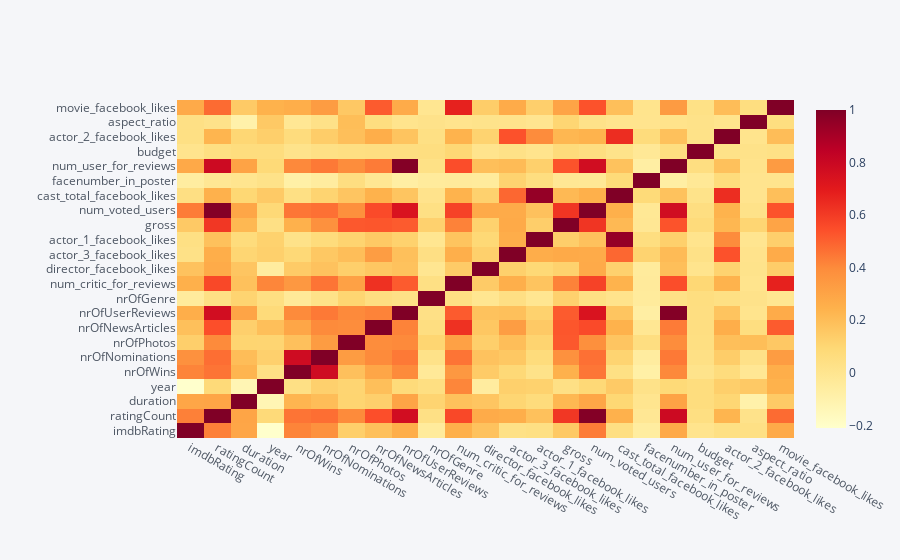

This figure's notebook cell:
### Code cell
%matplotlib inline
from plotly import __version__
from plotly.offline import download_plotlyjs, init_notebook_mode, plot, iplot
#print(__version__)
import cufflinks as cf
init_notebook_mode(connected=True)
cf.go_offline()
df1=result_df.corr()
df1.iplot(kind='heatmap',colorscale='YlOrRd')

### Figure 1 — Plotly figure (JSON) as saved in the notebook; plotly's stock layout.template omitted (floating-point values rounded to 4 significant figures; data arrays with more than 128 entries replaced by an {"elided": "..."} marker saying what was removed)
{"data": [{"colorscale": [[0, "rgb(255,255,204)"], [0.125, "rgb(255,237,160)"], [0.25, "rgb(254,217,118)"], [0.375, "rgb(254,178,76)"], [0.5, "rgb(253,141,60)"], [0.625, "rgb(252,78,42)"], [0.75, "rgb(227,26,28)"], [0.875, "rgb(189,0,38)"], [1, "rgb(128,0,38)"]], "type": "heatmap", "x": ["imdbRating", "ratingCount", "duration", "year", "nrOfWins", "nrOfNominations", "nrOfPhotos", "nrOfNewsArticles", "nrOfUserReviews", "nrOfGenre", "num_critic_for_reviews", "director_facebook_likes", "actor_3_facebook_likes", "actor_1_facebook_likes", "gross", "num_voted_users", "cast_total_facebook_likes", "facenumber_in_poster", "num_user_for_reviews", "budget", "actor_2_facebook_likes", "aspect_ratio", "movie_facebook_likes"], "y": ["imdbRating", "ratingCount", "duration", "year", "nrOfWins", "nrOfNominations", "nrOfPhotos", "nrOfNewsArticles", "nrOfUserReviews", "nrOfGenre", "num_critic_for_reviews", "director_facebook_likes", "actor_3_facebook_likes", "actor_1_facebook_likes", "gross", "num_voted_users", "cast_total_facebook_likes", "facenumber_in_poster", "num_user_for_reviews", "budget", "actor_2_facebook_likes", "aspect_ratio", "movie_facebook_likes"], "z": {"elided": "23x23 float values"}, "zmax": 1, "zmin": -0.21}], "layout": {"legend": {"bgcolor": "#F5F6F9", "font": {"color": "#4D5663"}}, "paper_bgcolor": "#F5F6F9", "plot_bgcolor": "#F5F6F9", "title": {"font": {"color": "#4D5663"}}, "xaxis": {"gridcolor": "#E1E5ED", "showgrid": true, "tickfont": {"color": "#4D5663"}, "title": {"font": {"color": "#4D5663"}, "text": ""}, "zerolinecolor": "#E1E5ED"}, "yaxis": {"gridcolor": "#E1E5ED", "showgrid": true, "tickfont": {"color": "#4D5663"}, "title": {"font": {"color": "#4D5663"}, "text": ""}, "zerolinecolor": "#E1E5ED"}}}
